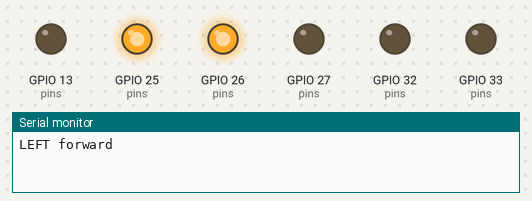
A sketch run on a simulated ESP32. On the bench: output pins drawn as LEDs (lit = HIGH), the last lines printed to the serial monitor.

Above: at 0.7 s.
At 3.0 s:
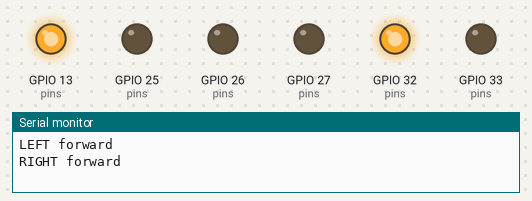
At 5.3 s:
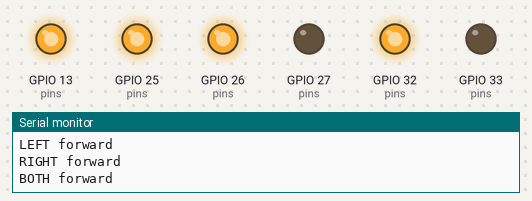
At 7.6 s:
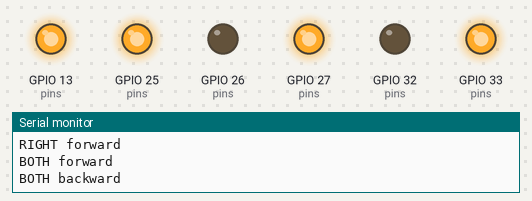
At 9.9 s:
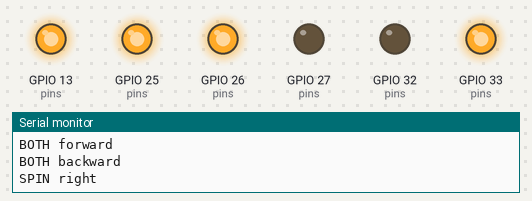
At 14.9 s:
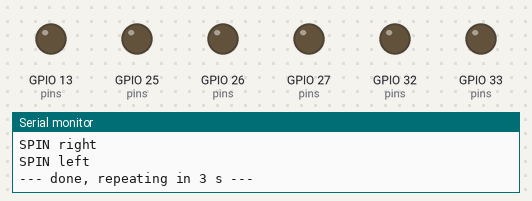
Timing chart, 0 to 19.3 s (numbered marks = the images above):
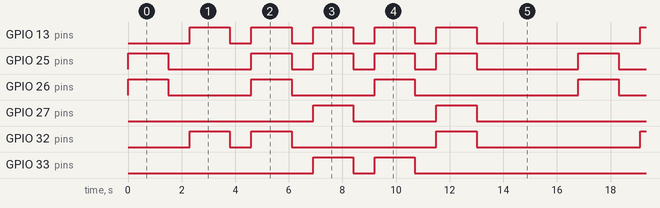

Measured:
- by itself, GPIO 13 (pins): repeats every 16.8 s: 4 × (LOW 0.80 s, HIGH 1.5 s), LOW 6.1 s, HIGH 1.5 s
- by itself, GPIO 25 (pins): repeats every 16.8 s: LOW 3.1 s, 3 × (HIGH 1.5 s, LOW 0.80 s), HIGH 1.5 s, LOW 3.8 s, HIGH 1.5 s
- by itself, GPIO 26 (pins): repeats every 16.8 s: 2 × (LOW 3.1 s, HIGH 1.5 s), LOW 6.1 s, HIGH 1.5 s
- by itself, GPIO 27 (pins): LOW → HIGH at 6.9 s, → LOW 1.5 s later, → HIGH 3.1 s later, → LOW 1.5 s later, … (8 changes in this stretch)
- by itself, GPIO 32 (pins): repeats every 16.8 s: LOW 0.80 s, HIGH 1.5 s, LOW 5.4 s, HIGH 1.5 s, LOW 6.1 s, HIGH 1.5 s
- by itself, GPIO 33 (pins): LOW → HIGH at 6.9 s, → LOW 1.5 s later, → HIGH 0.80 s later, → LOW 1.5 s later, … (8 changes in this stretch)

The sketch:

step1_motor_test.ino
```cpp
/*
  Step 1: motor test (ESP32 + L298N)
  Runs each side forward and back, then spins. Full speed, no PWM yet.
  Take the car OFF the floor (wheels in the air) for the first run.
*/
const int ENA = 25, IN1 = 26, IN2 = 27;   // left side
const int ENB = 13, IN3 = 32, IN4 = 33;   // right side

void side(int en, int a, int b, int dir) {  // dir: 1 forward, -1 back, 0 stop
  digitalWrite(a, dir > 0);
  digitalWrite(b, dir < 0);
  digitalWrite(en, dir != 0);
}

void setup() {
  int pins[] = {ENA, IN1, IN2, ENB, IN3, IN4};
  for (int p : pins) pinMode(p, OUTPUT);
  Serial.begin(115200);
}

void step(const char* name, int left, int right) {
  Serial.println(name);
  side(ENA, IN1, IN2, left);
  side(ENB, IN3, IN4, right);
  delay(1500);
  side(ENA, IN1, IN2, 0);
  side(ENB, IN3, IN4, 0);
  delay(800);
}

void loop() {
  step("LEFT forward",   1,  0);
  step("RIGHT forward",  0,  1);
  step("BOTH forward",   1,  1);
  step("BOTH backward", -1, -1);
  step("SPIN right",     1, -1);
  step("SPIN left",     -1,  1);
  Serial.println("--- done, repeating in 3 s ---");
  delay(3000);
}
```
